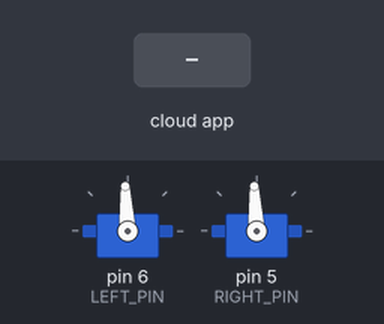
Bench run of a sketch on a simulated Arduino Uno, built with avr-gcc and run on an emulated ATmega328P. On the bench: 2 × servo. The test bench sets the inputs (shaded band). The ROS host is connected and sends only what is stated.

Above: at 3.2 s.
3.3 s: the phone or cloud app sets linear.x to -100
At 4.5 s:
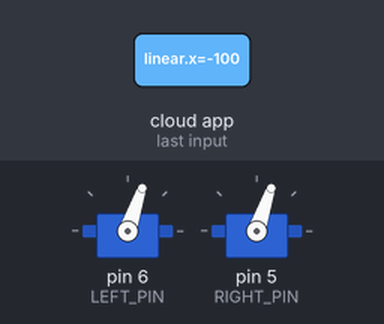
4.8 s: the phone or cloud app sets angular.z to -100
At 5.9 s:
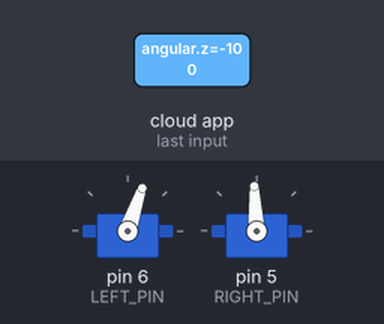
6.3 s: the phone or cloud app sets linear.x to 0
At 7.0 s:
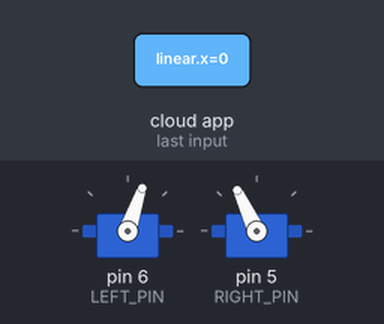
7.8 s: the phone or cloud app sets angular.z to 100
At 8.1 s:
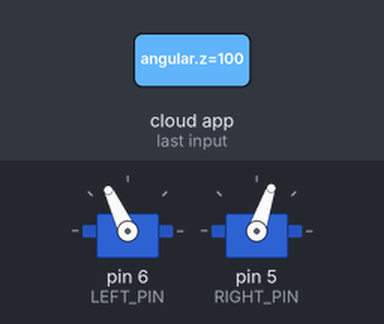
9.3 s: the phone or cloud app sets linear.x to 100
At 10.4 s:
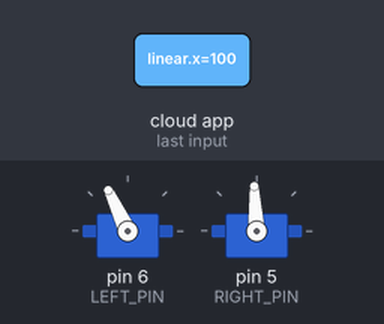
10.8 s: the phone or cloud app sets angular.z to 0
At 11.6 s:
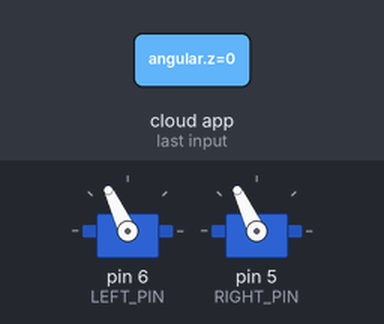
Timing chart, 0 to 13.3 s (numbered marks = the images above; inputs shaded):
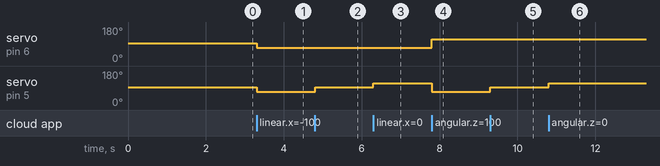

Measured:
- after the input at 3.3 s, servo on pin 6 (LEFT_PIN), servo on pin 5 (RIGHT_PIN): 93° → 71° at once
- after the input at 4.8 s, servo on pin 5 (RIGHT_PIN): 71° → 93° at once
- after the input at 6.3 s, servo on pin 5 (RIGHT_PIN): 93° → 115° at once
- after the input at 7.8 s, servo on pin 6 (LEFT_PIN): 71° → 115° at once; servo on pin 5 (RIGHT_PIN): 115° → 71° at once
- after the input at 9.3 s, servo on pin 5 (RIGHT_PIN): 71° → 93° at once
- after the input at 10.8 s, servo on pin 5 (RIGHT_PIN): 93° → 115° at once

The sketch:

teleduino.ino
```cpp
#include <Servo.h>

/*
   Controls motors
*/

#include <ros.h>
#include <geometry_msgs/Twist.h>

#define LEFT_PIN 6
#define RIGHT_PIN 5

Servo left_motor;
Servo right_motor;

ros::NodeHandle  nh;

void messageCb( const geometry_msgs::Twist& data) {
  digitalWrite(13, HIGH);

  float left_duty = data.linear.x + data.angular.z;
  float right_duty = data.linear.x - data.angular.z;

  left_duty = add_deadband(max(min(left_duty, 1.0), -1.0));
  right_duty = add_deadband(max(min(right_duty, 1.0), -1.0));

  left_motor.writeMicroseconds(1500 + (int)(left_duty * 500));
  right_motor.writeMicroseconds(1500 + (int)(right_duty * 500));
}

float add_deadband(float value){
  if(value > 0.01){
    return value * 0.4 + 0.05;
  }
  if(value < -0.01){
    return value * 0.4 - 0.05;
  }
  return 0;
}

ros::Subscriber<geometry_msgs::Twist> sub("/base/cmd_vel", &messageCb );

void setup()
{
  pinMode(13, OUTPUT);
  pinMode(13, HIGH);
  left_motor.attach(LEFT_PIN);
  right_motor.attach(RIGHT_PIN);
  left_motor.writeMicroseconds(1500);
  right_motor.writeMicroseconds(1500);
  delay(2000);
  pinMode(13, LOW);

  nh.initNode();
  nh.subscribe(sub);
}

void loop()
{
  nh.spinOnce();
  delay(1);
}
```
